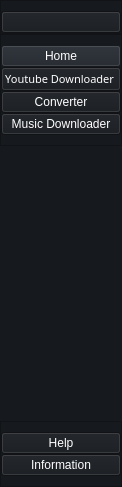
     <widget class="QCustomSlideMenu" name="leftMenuContainer" native="true">
      <property name="minimumSize">
       <size>
        <width>0</width>
        <height>487</height>
       </size>
      </property>
      <property name="maximumSize">
       <size>
        <width>45</width>
        <height>16777215</height>
       </size>
      </property>
      <layout class="QVBoxLayout" name="verticalLayout">
       <property name="spacing">
        <number>0</number>
       </property>
       <property name="leftMargin">
        <number>0</number>
       </property>
       <property name="topMargin">
        <number>0</number>
       </property>
       <property name="rightMargin">
        <number>0</number>
       </property>
       <property name="bottomMargin">
        <number>0</number>
       </property>
       <item>
        <widget class="QWidget" name="leftmenu" native="true">
         <property name="styleSheet">
          <string notr="true">background-color:#16191d</string>
         </property>
         <layout class="QVBoxLayout" name="verticalLayout_2">
          <property name="spacing">
           <number>0</number>
          </property>
          <property name="leftMargin">
           <number>0</number>
          </property>
          <property name="topMargin">
           <number>0</number>
          </property>
          <property name="rightMargin">
           <number>0</number>
          </property>
          <property name="bottomMargin">
           <number>0</number>
          </property>
          <item alignment="Qt::AlignTop">
           <widget class="QFrame" name="frame_2">
            <property name="styleSheet">
             <string notr="true">background-color: rgb(22, 25, 29);</string>
            </property>
            <property name="frameShape">
             <enum>QFrame::StyledPanel</enum>
            </property>
            <property name="frameShadow">
             <enum>QFrame::Raised</enum>
            </property>
            <layout class="QVBoxLayout" name="verticalLayout_3">
             <property name="spacing">
              <number>0</number>
             </property>
             <property name="leftMargin">
              <number>0</number>
             </property>
             <property name="topMargin">
              <number>10</number>
             </property>
             <property name="rightMargin">
              <number>0</number>
             </property>
             <property name="bottomMargin">
              <number>0</number>
             </property>
             <item>
              <widget class="QPushButton" name="menuBtn">
               <property name="toolTip">
                <string>Open the menu</string>
               </property>
               <property name="styleSheet">
                <string notr="true">background-color: rgb(22, 25, 29);</string>
               </property>
               <property name="text">
                <string/>
               </property>
               <property name="icon">
                <iconset>
                 <normaloff>logois/menu.svg</normaloff>logois/menu.svg</iconset>
               </property>
               <property name="iconSize">
                <size>
                 <width>24</width>
                 <height>24</height>
                </size>
               </property>
              </widget>
             </item>
            </layout>
           </widget>
          </item>
          <item>
           <widget class="QFrame" name="frame">
            <property name="sizePolicy">
             <sizepolicy hsizetype="Preferred" vsizetype="Preferred">
              <horstretch>0</horstretch>
              <verstretch>0</verstretch>
             </sizepolicy>
            </property>
            <property name="frameShape">
             <enum>QFrame::StyledPanel</enum>
            </property>
            <property name="frameShadow">
             <enum>QFrame::Raised</enum>
            </property>
            <layout class="QVBoxLayout" name="verticalLayout_5">
             <property name="spacing">
              <number>0</number>
             </property>
             <property name="leftMargin">
              <number>0</number>
             </property>
             <property name="topMargin">
              <number>10</number>
             </property>
             <property name="rightMargin">
              <number>0</number>
             </property>
             <property name="bottomMargin">
              <number>10</number>
             </property>
             <item>
              <widget class="QPushButton" name="homeBtn">
               <property name="palette">
                <palette>
                 <active>
                  <colorrole role="WindowText">
                   <brush brushstyle="SolidPattern">
                    <color alpha="255">
                     <red>255</red>
                     <green>255</green>
                     <blue>255</blue>
                    </color>
                   </brush>
                  </colorrole>
                  <colorrole role="Button">
                   <brush brushstyle="SolidPattern">
                    <color alpha="255">
                     <red>31</red>
                     <green>35</green>
                     <blue>42</blue>
                    </color>
                   </brush>
                  </colorrole>
                  <colorrole role="Text">
                   <brush brushstyle="SolidPattern">
                    <color alpha="255">
                     <red>255</red>
                     <green>255</green>
                     <blue>255</blue>
                    </color>
                   </brush>
                  </colorrole>
                  <colorrole role="ButtonText">
                   <brush brushstyle="SolidPattern">
                    <color alpha="255">
                     <red>255</red>
                     <green>255</green>
                     <blue>255</blue>
                    </color>
                   </brush>
                  </colorrole>
                  <colorrole role="Base">
                   <brush brushstyle="SolidPattern">
                    <color alpha="255">
                     <red>31</red>
                     <green>35</green>
                     <blue>42</blue>
                    </color>
                   </brush>
                  </colorrole>
                  <colorrole role="Window">
                   <brush brushstyle="SolidPattern">
                    <color alpha="255">
                     <red>31</red>
                     <green>35</green>
                     <blue>42</blue>
                    </color>
                   </brush>
                  </colorrole>
                  <colorrole role="PlaceholderText">
                   <brush brushstyle="NoBrush">
                    <color alpha="128">
                     <red>255</red>
                     <green>255</green>
                     <blue>255</blue>
                    </color>
                   </brush>
                  </colorrole>
                 </active>
                 <inactive>
                  <colorrole role="WindowText">
                   <brush brushstyle="SolidPattern">
                    <color alpha="255">
                     <red>255</red>
                     <green>255</green>
                     <blue>255</blue>
                    </color>
                   </brush>
                  </colorrole>
                  <colorrole role="Button">
                   <brush brushstyle="SolidPattern">
                    <color alpha="255">
                     <red>31</red>
                     <green>35</green>
                     <blue>42</blue>
                    </color>
                   </brush>
                  </colorrole>
                  <colorrole role="Text">
                   <brush brushstyle="SolidPattern">
                    <color alpha="255">
                     <red>255</red>
                     <green>255</green>
                     <blue>255</blue>
                    </color>
                   </brush>
                  </colorrole>
                  <colorrole role="ButtonText">
                   <brush brushstyle="SolidPattern">
                    <color alpha="255">
                     <red>255</red>
                     <green>255</green>
                     <blue>255</blue>
                    </color>
                   </brush>
                  </colorrole>
                  <colorrole role="Base">
                   <brush brushstyle="SolidPattern">
                    <color alpha="255">
                     <red>31</red>
                     <green>35</green>
                     <blue>42</blue>
                    </color>
                   </brush>
                  </colorrole>
                  <colorrole role="Window">
                   <brush brushstyle="SolidPattern">
                    <color alpha="255">
                     <red>31</red>
                     <green>35</green>
                     <blue>42</blue>
                    </color>
                   </brush>
                  </colorrole>
                  <colorrole role="PlaceholderText">
                   <brush brushstyle="NoBrush">
                    <color alpha="128">
                     <red>255</red>
                     <green>255</green>
                     <blue>255</blue>
                    </color>
                   </brush>
                  </colorrole>
                 </inactive>
                 <disabled>
                  <colorrole role="WindowText">
                   <brush brushstyle="SolidPattern">
                    <color alpha="255">
                     <red>255</red>
                     <green>255</green>
                     <blue>255</blue>
                    </color>
                   </brush>
                  </colorrole>
                  <colorrole role="Button">
                   <brush brushstyle="SolidPattern">
                    <color alpha="255">
                     <red>31</red>
                     <green>35</green>
                     <blue>42</blue>
                    </color>
                   </brush>
                  </colorrole>
                  <colorrole role="Text">
                   <brush brushstyle="SolidPattern">
                    <color alpha="255">
                     <red>255</red>
                     <green>255</green>
                     <blue>255</blue>
                    </color>
                   </brush>
                  </colorrole>
                  <colorrole role="ButtonText">
                   <brush brushstyle="SolidPattern">
                    <color alpha="255">
                     <red>255</red>
                     <green>255</green>
                     <blue>255</blue>
                    </color>
                   </brush>
                  </colorrole>
                  <colorrole role="Base">
                   <brush brushstyle="SolidPattern">
                    <color alpha="255">
                     <red>31</red>
                     <green>35</green>
                     <blue>42</blue>
                    </color>
                   </brush>
                  </colorrole>
                  <colorrole role="Window">
                   <brush brushstyle="SolidPattern">
                    <color alpha="255">
                     <red>31</red>
                     <green>35</green>
                     <blue>42</blue>
                    </color>
                   </brush>
                  </colorrole>
                  <colorrole role="PlaceholderText">
                   <brush brushstyle="NoBrush">
                    <color alpha="128">
                     <red>255</red>
                     <green>255</green>
                     <blue>255</blue>
                    </color>
                   </brush>
                  </colorrole>
                 </disabled>
                </palette>
               </property>
               <property name="cursor">
                <cursorShape>PointingHandCursor</cursorShape>
               </property>
               <property name="toolTip">
                <string>Go to main page</string>
               </property>
               <property name="styleSheet">
                <string notr="true">font: 8pt &quot;Franklin Gothic Medium&quot;;
color: rgb(255, 255, 255);background-color:#1f232a;</string>
               </property>
               <property name="text">
                <string>Home</string>
               </property>
               <property name="icon">
                <iconset>
                 <normaloff>logois/home.svg</normaloff>logois/home.svg</iconset>
               </property>
               <property name="iconSize">
                <size>
                 <width>24</width>
                 <height>24</height>
                </size>
               </property>
              </widget>
             </item>
             <item>
              <widget class="QPushButton" name="ytBtn">
               <property name="sizePolicy">
                <sizepolicy hsizetype="Preferred" vsizetype="Fixed">
                 <horstretch>0</horstretch>
                 <verstretch>0</verstretch>
                </sizepolicy>
               </property>
               <property name="palette">
                <palette>
                 <active>
                  <colorrole role="WindowText">
                   <brush brushstyle="SolidPattern">
                    <color alpha="255">
                     <red>255</red>
                     <green>255</green>
                     <blue>255</blue>
                    </color>
                   </brush>
                  </colorrole>
                  <colorrole role="Button">
                   <brush brushstyle="SolidPattern">
                    <color alpha="255">
                     <red>22</red>
                     <green>25</green>
                     <blue>29</blue>
                    </color>
                   </brush>
                  </colorrole>
                  <colorrole role="Text">
                   <brush brushstyle="SolidPattern">
                    <color alpha="255">
                     <red>255</red>
                     <green>255</green>
                     <blue>255</blue>
                    </color>
                   </brush>
                  </colorrole>
                  <colorrole role="ButtonText">
                   <brush brushstyle="SolidPattern">
                    <color alpha="255">
                     <red>255</red>
                     <green>255</green>
                     <blue>255</blue>
                    </color>
                   </brush>
                  </colorrole>
                  <colorrole role="Base">
                   <brush brushstyle="SolidPattern">
                    <color alpha="255">
                     <red>22</red>
                     <green>25</green>
                     <blue>29</blue>
                    </color>
                   </brush>
                  </colorrole>
                  <colorrole role="Window">
                   <brush brushstyle="SolidPattern">
                    <color alpha="255">
                     <red>22</red>
                     <green>25</green>
                     <blue>29</blue>
                    </color>
                   </brush>
                  </colorrole>
                  <colorrole role="PlaceholderText">
                   <brush brushstyle="NoBrush">
                    <color alpha="128">
                     <red>255</red>
                     <green>255</green>
                     <blue>255</blue>
                    </color>
                   </brush>
                  </colorrole>
                 </active>
                 <inactive>
                  <colorrole role="WindowText">
                   <brush brushstyle="SolidPattern">
                    <color alpha="255">
                     <red>255</red>
                     <green>255</green>
                     <blue>255</blue>
                    </color>
                   </brush>
                  </colorrole>
                  <colorrole role="Button">
                   <brush brushstyle="SolidPattern">
                    <color alpha="255">
                     <red>22</red>
                     <green>25</green>
                     <blue>29</blue>
                    </color>
                   </brush>
                  </colorrole>
                  <colorrole role="Text">
                   <brush brushstyle="SolidPattern">
                    <color alpha="255">
                     <red>255</red>
                     <green>255</green>
                     <blue>255</blue>
                    </color>
                   </brush>
                  </colorrole>
                  <colorrole role="ButtonText">
                   <brush brushstyle="SolidPattern">
                    <color alpha="255">
                     <red>255</red>
                     <green>255</green>
                     <blue>255</blue>
                    </color>
                   </brush>
                  </colorrole>
                  <colorrole role="Base">
                   <brush brushstyle="SolidPattern">
                    <color alpha="255">
                     <red>22</red>
                     <green>25</green>
                     <blue>29</blue>
                    </color>
                   </brush>
                  </colorrole>
                  <colorrole role="Window">
                   <brush brushstyle="SolidPattern">
                    <color alpha="255">
                     <red>22</red>
                     <green>25</green>
                     <blue>29</blue>
                    </color>
                   </brush>
                  </colorrole>
                  <colorrole role="PlaceholderText">
                   <brush brushstyle="NoBrush">
                    <color alpha="128">
                     <red>255</red>
                     <green>255</green>
                     <blue>255</blue>
                    </color>
                   </brush>
                  </colorrole>
                 </inactive>
                 <disabled>
                  <colorrole role="WindowText">
                   <brush brushstyle="SolidPattern">
                    <color alpha="255">
                     <red>255</red>
                     <green>255</green>
                     <blue>255</blue>
                    </color>
                   </brush>
                  </colorrole>
                  <colorrole role="Button">
                   <brush brushstyle="SolidPattern">
                    <color alpha="255">
                     <red>22</red>
                     <green>25</green>
                     <blue>29</blue>
                    </color>
                   </brush>
                  </colorrole>
                  <colorrole role="Text">
                   <brush brushstyle="SolidPattern">
                    <color alpha="255">
                     <red>255</red>
                     <green>255</green>
                     <blue>255</blue>
                    </color>
                   </brush>
                  </colorrole>
                  <colorrole role="ButtonText">
                   <brush brushstyle="SolidPattern">
                    <color alpha="255">
                     <red>255</red>
                     <green>255</green>
                     <blue>255</blue>
                    </color>
                   </brush>
                  </colorrole>
                  <colorrole role="Base">
                   <brush brushstyle="SolidPattern">
                    <color alpha="255">
                     <red>22</red>
                     <green>25</green>
                     <blue>29</blue>
                    </color>
                   </brush>
                  </colorrole>
                  <colorrole role="Window">
                   <brush brushstyle="SolidPattern">
                    <color alpha="255">
                     <red>22</red>
                     <green>25</green>
                     <blue>29</blue>
                    </color>
                   </brush>
                  </colorrole>
                  <colorrole role="PlaceholderText">
                   <brush brushstyle="NoBrush">
                    <color alpha="128">
                     <red>255</red>
                     <green>255</green>
                     <blue>255</blue>
                    </color>
                   </brush>
                  </colorrole>
                 </disabled>
                </palette>
               </property>
               <property name="font">
                <font>
                 <family>Franklin Gothic Medium</family>
                 <pointsize>8</pointsize>
                 <weight>50</weight>
                 <italic>false</italic>
                 <bold>false</bold>
                </font>
               </property>
               <property name="cursor">
                <cursorShape>PointingHandCursor</cursorShape>
               </property>
               <property name="toolTip">
                <string>Download videos from Youtube</string>
               </property>
               <property name="styleSheet">
                <string notr="true">font: 8pt &quot;Franklin Gothic Medium&quot;;
color: rgb(255, 255, 255);</string>
               </property>
               <property name="text">
                <string>Youtube Downloader </string>
               </property>
               <property name="icon">
                <iconset>
                 <normaloff>logois/youtube.svg</normaloff>logois/youtube.svg</iconset>
               </property>
               <property name="iconSize">
                <size>
                 <width>24</width>
                 <height>24</height>
                </size>
               </property>
              </widget>
             </item>
             <item>
              <widget class="QPushButton" name="vidBtn">
               <property name="cursor">
                <cursorShape>PointingHandCursor</cursorShape>
               </property>
               <property name="toolTip">
                <string>Convert your videos to different extensions</string>
               </property>
               <property name="styleSheet">
                <string notr="true">font: 8pt &quot;Franklin Gothic Medium&quot;;
color: rgb(255, 255, 255);</string>
               </property>
               <property name="text">
                <string>Converter</string>
               </property>
               <property name="icon">
                <iconset>
                 <normaloff>logois/video.svg</normaloff>logois/video.svg</iconset>
               </property>
               <property name="iconSize">
                <size>
                 <width>24</width>
                 <height>24</height>
                </size>
               </property>
              </widget>
             </item>
             <item>
              <widget class="QPushButton" name="musBtn">
               <property name="cursor">
                <cursorShape>PointingHandCursor</cursorShape>
               </property>
               <property name="toolTip">
                <string>Download music from Youtube</string>
               </property>
               <property name="styleSheet">
                <string notr="true">font: 8pt &quot;Franklin Gothic Medium&quot;;
color: rgb(255, 255, 255);</string>
               </property>
               <property name="text">
                <string>Music Downloader</string>
               </property>
               <property name="icon">
                <iconset>
                 <normaloff>logois/music.svg</normaloff>logois/music.svg</iconset>
               </property>
               <property name="iconSize">
                <size>
                 <width>24</width>
                 <height>24</height>
                </size>
               </property>
              </widget>
             </item>
            </layout>
           </widget>
          </item>
          <item>
           <spacer name="verticalSpacer">
            <property name="orientation">
             <enum>Qt::Vertical</enum>
            </property>
            <property name="sizeHint" stdset="0">
             <size>
              <width>20</width>
              <height>40</height>
             </size>
            </property>
           </spacer>
          </item>
          <item alignment="Qt::AlignBottom">
           <widget class="QFrame" name="frame_3">
            <property name="frameShape">
             <enum>QFrame::StyledPanel</enum>
            </property>
            <property name="frameShadow">
             <enum>QFrame::Raised</enum>
            </property>
            <layout class="QVBoxLayout" name="verticalLayout_4">
             <property name="spacing">
              <number>0</number>
             </property>
             <property name="leftMargin">
              <number>0</number>
             </property>
             <property name="topMargin">
              <number>10</number>
             </property>
             <property name="rightMargin">
              <number>0</number>
             </property>
             <property name="bottomMargin">
              <number>10</number>
             </property>
             <item>
              <widget class="QPushButton" name="HelpBtn">
               <property name="toolTip">
                <string>Help</string>
               </property>
               <property name="styleSheet">
                <string notr="true">font: 8pt &quot;Franklin Gothic Medium&quot;;
color: rgb(255, 255, 255);</string>
               </property>
               <property name="text">
                <string>Help</string>
               </property>
               <property name="icon">
                <iconset>
                 <normaloff>logois/help-circle.svg</normaloff>logois/help-circle.svg</iconset>
               </property>
               <property name="iconSize">
                <size>
                 <width>24</width>
                 <height>24</height>
                </size>
               </property>
              </widget>
             </item>
             <item>
              <widget class="QPushButton" name="InfoBtn">
               <property name="toolTip">
                <string>Information about the app</string>
               </property>
               <property name="styleSheet">
                <string notr="true">font: 8pt &quot;Franklin Gothic Medium&quot;;
color: rgb(255, 255, 255);</string>
               </property>
               <property name="text">
                <string>Information</string>
               </property>
               <property name="icon">
                <iconset>
                 <normaloff>logois/info.svg</normaloff>logois/info.svg</iconset>
               </property>
               <property name="iconSize">
                <size>
                 <width>24</width>
                 <height>24</height>
                </size>
               </property>
              </widget>
             </item>
            </layout>
           </widget>
          </item>
         </layout>
        </widget>
       </item>
      </layout>
     </widget>
